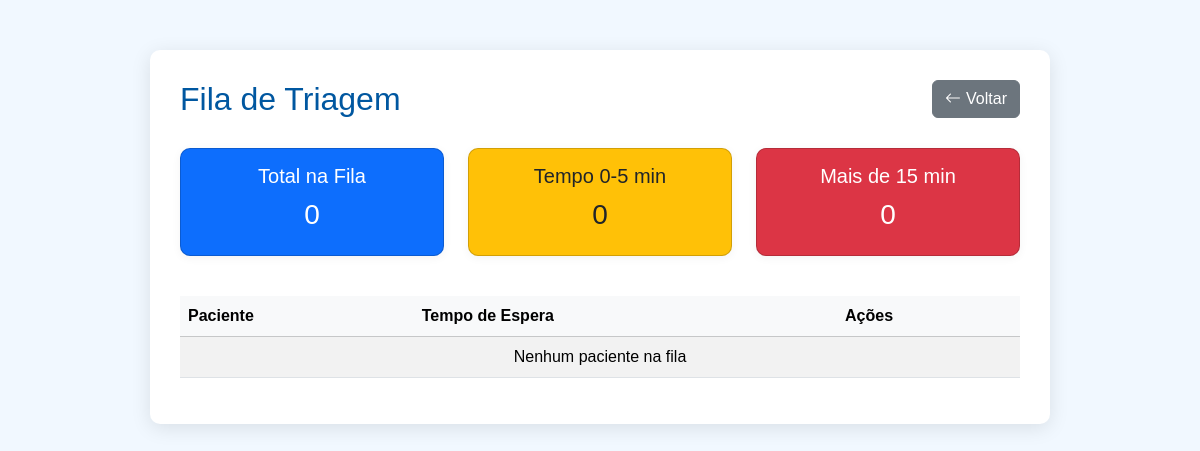
The page /triagem/fila/ (signed in) on the database as committed earlier.
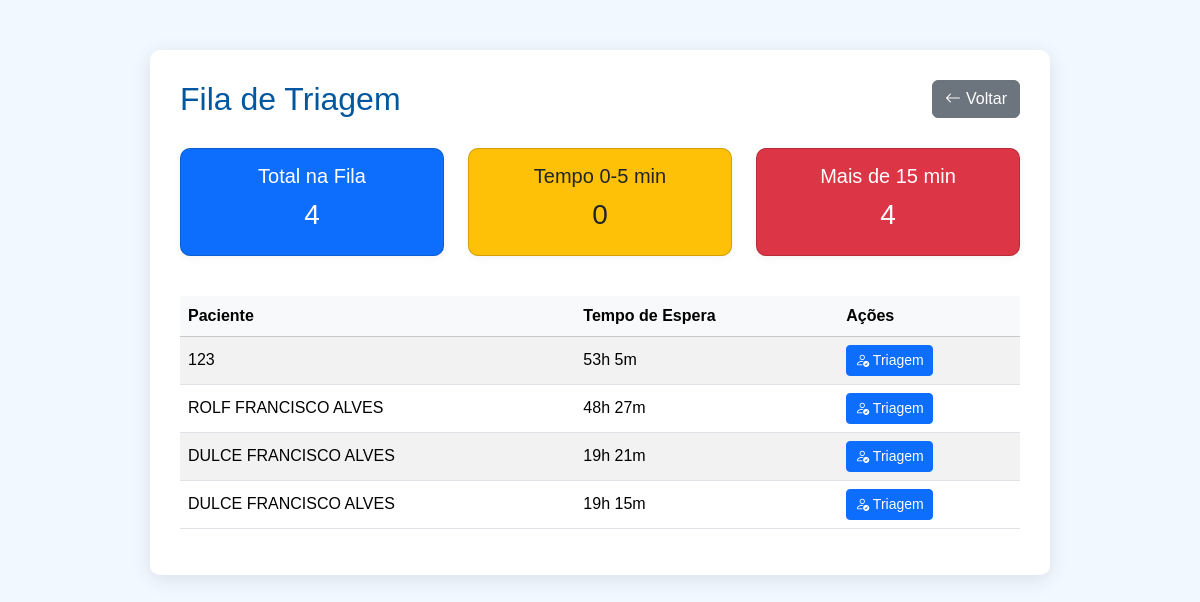
The same page on the database as committed later.
### triagem/models.py (models this page shows, shortened)
class FilaTriagem(models.Model):
    STATUS_CHOICES = [
        ('aguardando_medico', 'Aguardando Médico'),
        ('em_atendimento', 'Em Atendimento'),
        ('finalizado', 'Finalizado'),
    ]
    paciente = models.ForeignKey(Paciente, on_delete=models.CASCADE)
    data_entrada = models.DateTimeField(auto_now_add=True)
    atendido = models.BooleanField(default=False)
    status = models.CharField(max_length=20, choices=STATUS_CHOICES, default='aguardando_medico')

### paciente/models.py (models this page shows, shortened)
class Paciente(models.Model):
    nome = models.CharField(max_length=100)
    nome_social = models.CharField(max_length=100, blank=True, null=True)
    nome_mae = models.CharField(max_length=100)
    nome_pai = models.CharField(max_length=100, blank=True, null=True)
    cpf = models.CharField(
        max_length=14,
        unique=True,
        validators=[
            RegexValidator(
                r'^\d{3}\.\d{3}\.\d{3}-\d{2}$',
                'CPF inválido! Use XXX.XXX.XXX-XX'
            )
        ]
    )
    data_nascimento = models.DateField()
    SEXO_BIOLOGICO_CHOICES = [
        ('M', 'Masculino'),
        ('F', 'Feminino'),
        ('I', 'Intersexo'),
    ]
    sexo_biologico = models.CharField(max_length=1, choices=SEXO_BIOLOGICO_CHOICES)
    identidade_genero = models.CharField(max_length=50)
    orientacao_sexual = models.CharField(max_length=50)
    NACIONALIDADE_CHOICES = [
        ('BRASILEIRA', 'Brasileira'),
        ('ARGENTINA', 'Argentina'),
        ('BOLIVIANA', 'Boliviana'),
        ('CHILENA', 'Chilena'),
        ('COLOMBIANA', 'Colombiana'),
        ('PARAGUAIA', 'Paraguaia'),
        ('PERUANA', 'Peruana'),
        ('URUGUAIA', 'Uruguaia'),
        ('VENEZUELANA', 'Venezuelana'),
        ('OUTRA', 'Outra'),
    ]
    nacionalidade = models.CharField(
        max_length=20,
        choices=NACIONALIDADE_CHOICES,
        default='BRASILEIRA'
    )
    naturalidade = models.CharField(max_length=100)
    RACA_COR_CHOICES = [
        ('BRANCA', 'Branca'),
        ('PRETA', 'Preta'),
        ('PARDA', 'Parda'),
        ('AMARELA', 'Amarela'),
        ('INDIGENA', 'Indígena'),
    ]
    raca_cor = models.CharField(max_length=10, choices=RACA_COR_CHOICES)
    ESTADO_CIVIL_CHOICES = [
        ('SOLTEIRO', 'Solteiro(a)'),
        ('CASADO', 'Casado(a)'),
        ('DIVORCIADO', 'Divorciado(a)'),
        ('VIUVO', 'Viúvo(a)'),
        ('UNIAO_ESTAVEL', 'União Estável'),
    ]
    estado_civil = models.CharField(max_length=20, choices=ESTADO_CIVIL_CHOICES)
    ESCOLARIDADE_CHOICES = [
        ('SEM_INSTRUCAO', 'Sem instrução'),
        ('FUNDAMENTAL_INCOMPLETO', 'Fundamental incompleto'),
        ('FUNDAMENTAL_COMPLETO', 'Fundamental completo'),
        ('MEDIO_INCOMPLETO', 'Médio incompleto'),
        ('MEDIO_COMPLETO', 'Médio completo'),
        ('SUPERIOR_INCOMPLETO', 'Superior incompleto'),
        ('SUPERIOR_COMPLETO', 'Superior completo'),
        ('POS_GRADUACAO', 'Pós-graduação'),
        ('MESTRADO', 'Mestrado'),
        ('DOUTORADO', 'Doutorado'),
    ]
    escolaridade = models.CharField(max_length=30, choices=ESCOLARIDADE_CHOICES)
    profissao = models.CharField(max_length=50)
    rg = models.CharField(max_length=20)
    orgao_emissor = models.CharField(max_length=10)
    UF_CHOICES = [
        ('AC','AC'), ('AL','AL'), ('AP','AP'), ('AM','AM'),
        ('BA','BA'), ('CE','CE'), ('DF','DF'), ('ES','ES'),
        ('GO','GO'), ('MA','MA'), ('MT','MT'), ('MS','MS'),
        ('MG','MG'), ('PA','PA'), ('PB','PB'), ('PR','PR'),
        ('PE','PE'), ('PI','PI'), ('RJ','RJ'), ('RN','RN'),
        ('RS','RS'), ('RO','RO'), ('RR','RR'), ('SC','SC'),
        ('SP','SP'), ('SE','SE'), ('TO','TO'),
    ]
    uf_rg = models.CharField(max_length=2, choices=UF_CHOICES)
    cep = models.CharField(
        max_length=9,
        validators=[
            RegexValidator(
                r'^\d{5}-\d{3}$',
                'CEP inválido! Use XXXXX-XXX'
            )
        ]
    )
    endereco = models.CharField(max_length=100)
    numero = models.CharField(max_length=10)
    complemento = models.CharField(max_length=50, blank=True, null=True)
    bairro = models.CharField(max_length=50)
    municipio = models.CharField(max_length=50)
    uf = models.CharField(max_length=2, choices=UF_CHOICES)
    ZONA_CHOICES = [
        ('URBANA', 'Urbana'),
        ('RURAL', 'Rural'),
    ]
    zona = models.CharField(max_length=6, choices=ZONA_CHOICES)
    telefone_fixo = models.CharField(
        max_length=15,
        blank=True,
        null=True,
        validators=[
            RegexValidator(
                r'^\(\d{2}\)\s\d{4}-\d{4}$',
                'Telefone inválido! Use (XX) XXXX-XXXX'
            )
        ]
    )
    celular = models.CharField(
        max_length=15,
        validators=[
            RegexValidator(
                r'^\(\d{2}\)\s\d{5}-\d{4}$',
                'Celular inválido! Use (XX) XXXXX-XXXX'
            )
        ]
    )
    whatsapp = models.BooleanField(default=False)
    email = models.EmailField(blank=True, null=True)
    cartao_sus = models.CharField(max_length=18, blank=True, null=True)
    criado_por = models.ForeignKey(
        User,
        on_delete=models.SET_NULL,
        null=True,
        blank=True,
        related_name='pacientes_criados'
    )
    data_criacao = models.DateTimeField(default=timezone.now, editable=False)
    data_atualizacao = models.DateTimeField(auto_now=True)

### triagem/views.py (the view)
# urls.py: path('fila/', views.fila_triagem, name='fila_triagem'),
@login_required
def fila_triagem(request):
    fila = FilaTriagem.objects.filter(atendido=False).order_by('data_entrada')
    total_pacientes = fila.count()
    tempo_espera_0_5 = fila.filter(data_entrada__gte=timezone.now()-timezone.timedelta(minutes=5)).count()
    tempo_espera_5_15 = fila.filter(
        data_entrada__lt=timezone.now()-timezone.timedelta(minutes=5),
        data_entrada__gte=timezone.now()-timezone.timedelta(minutes=15)
    ).count()
    tempo_espera_15_ = fila.filter(data_entrada__lt=timezone.now()-timezone.timedelta(minutes=15)).count()
    fila_formatada = []
    now = timezone.now()
    for item in fila:
        tempo_espera_min = int((now - item.data_entrada).total_seconds() // 60)
        horas = tempo_espera_min // 60
        minutos = tempo_espera_min % 60
        item.tempo_espera_horas = f"{horas}h {minutos}m"
        fila_formatada.append(item)
    return render(request, 'triagem/fila_triagem.html', {
        'fila': fila_formatada,
        'total_pacientes': total_pacientes,
        'tempo_espera_0_5': tempo_espera_0_5,
        'tempo_espera_5_15': tempo_espera_5_15,
        'tempo_espera_15_': tempo_espera_15_,
    })

### triagem/templates/triagem/fila_triagem.html (shortened to what this page needs)
<!DOCTYPE html>
<html lang="pt-br">
<head>
    <link rel="stylesheet" href="https://cdn.jsdelivr.net/npm/bootstrap@5.3.2/dist/css/bootstrap.min.css">
    <link rel="stylesheet" href="https://cdn.jsdelivr.net/npm/bootstrap-icons@1.10.5/font/bootstrap-icons.css">
</head>
<body>
<div class="container">
    <div class="header-row">
        <h2>Fila de Triagem</h2>
        <button class="btn btn-secondary btn-voltar" onclick="history.back();" title="Voltar à página anterior">
            <i class="bi bi-arrow-left"></i> Voltar
        </button>
    </div>
    <div class="row mb-4 text-center">
        <div class="col-md-4 mb-3">
            <div class="card bg-primary">
                <h5>Total na Fila</h5>
                <h3>{{ total_pacientes }}</h3>
            </div>
        </div>
        <div class="col-md-4 mb-3">
            <div class="card bg-warning text-dark">
                <h5>Tempo 0-5 min</h5>
                <h3>{{ tempo_espera_0_5 }}</h3>
            </div>
        </div>
        <div class="col-md-4 mb-3">
            <div class="card bg-danger">
                <h5>Mais de 15 min</h5>
                <h3>{{ tempo_espera_15_ }}</h3>
            </div>
        </div>
    </div>
    <table class="table table-striped table-hover">
        <thead class="table-light">
            <tr>
                <th>Paciente</th>
                <th>Tempo de Espera</th>
                <th>Ações</th>
            </tr>
        </thead>
        <tbody>
            {% for item in fila %}
            <tr>
                <td>{{ item.paciente.nome }}</td>
                <td>{{ item.tempo_espera_horas }}</td>
                <td>
                    <a href="{% url 'realizar_triagem' item.paciente.id %}" class="btn btn-primary btn-sm">
                        <i class="bi bi-person-check"></i> Triagem
                    </a>
                </td>
            </tr>
            {% empty %}
            <tr>
                <td colspan="3" class="text-center">Nenhum paciente na fila</td>
            </tr>
            {% endfor %}
        </tbody>
    </table>
</div>
</body>
</html>

Rows that differ between the two databases and show on the page:
now on this page (row edited): FilaTriagem: paciente.nome "123", tempo_espera_horas "53h 5m"
now on this page (row edited): FilaTriagem: paciente.nome "ROLF FRANCISCO ALVES", tempo_espera_horas "48h 27m"
added FilaTriagem: paciente.nome "DULCE FRANCISCO ALVES", tempo_espera_horas "19h 21m"
added FilaTriagem: paciente.nome "DULCE FRANCISCO ALVES", tempo_espera_horas "19h 15m"
Other text that changed with them:
{{ total_pacientes }}: "0" → "4"
{{ tempo_espera_15_ }}: "0" → "4"
text no longer shown: "Nenhum paciente na fila"
